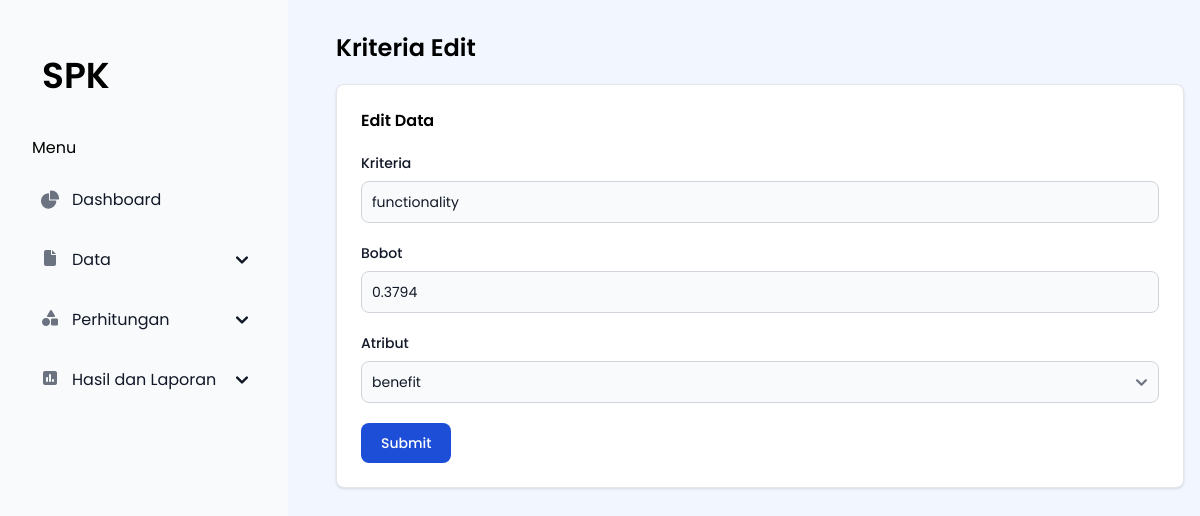
The page /kriteria-edit.php?edit=1 on the database its author committed.
### tables this page shows
CREATE TABLE `kriteria` (
  `id_kriteria` tinyint(4) NOT NULL,
  `nama` varchar(50) NOT NULL,
  `bobot` float NOT NULL,
  `atribut` set('benefit','cost') NOT NULL
);

### kriteria-edit.php (the view, shortened to what this page needs)
<?php
include 'include/conn.php';
$id = $_GET['edit'];
$sql = "SELECT * FROM kriteria WHERE id_kriteria = '$id' ";
$result = $conn->query($sql);
$row = $result->fetch_array();
?>
<!DOCTYPE html>
<html lang="en">
<head>
    <link rel="stylesheet" href="assets/css/style.css">
    <link rel="stylesheet" href="https://cdnjs.cloudflare.com/ajax/libs/font-awesome/6.5.1/css/all.min.css" />
    <link href="https://cdnjs.cloudflare.com/ajax/libs/flowbite/2.3.0/flowbite.min.css" rel="stylesheet" />
    <script src="https://cdn.tailwindcss.com"></script>
</head>
<body class="bg-[#f2f7ff]">
    <?php include "layout/sidebar.php"; ?>
    <div class="p-4 sm:ml-80 mt-4">
        <h1 class="font-semibold text-2xl mb-5">Kriteria Edit</h1>
        <div class="p-6 bg-white border border-gray-200 rounded-lg shadow">
            <h1 class="font-semibold">Edit Data</h1>
            <form action="kriteria-update.php" method="POST" class="mt-5">
                <div class="mb-5">
                    <label for="text" class="block mb-2 text-sm font-medium text-gray-900">Kriteria</label>
                    <input type="text" class="bg-gray-50 border border-gray-300 text-gray-900 text-sm rounded-lg focus:ring-blue-500 focus:border-blue-500 block w-full p-2.5" name="nama" value="<?= $row['nama']; ?>" required />
                </div>
                <div class="mb-5">
                    <label for="text" class="block mb-2 text-sm font-medium text-gray-900">Bobot</label>
                    <input type="text" class="bg-gray-50 border border-gray-300 text-gray-900 text-sm rounded-lg focus:ring-blue-500 focus:border-blue-500 block w-full p-2.5" name="bobot" value="<?= $row['bobot']; ?>" required />
                </div>
                <div class="mb-5">
                    <label for="text" class="block mb-2 text-sm font-medium text-gray-900">Atribut</label>
                    <select name="atribut" class="bg-gray-50 border border-gray-300 text-gray-900 text-sm rounded-lg focus:ring-blue-500 focus:border-blue-500 block w-full p-2.5">
                        <option value="benefit" <?= $row['atribut'] == 'benefit' ? 'selected' : ''; ?>>benefit</option>
                    </select>
                </div>
                <button type="submit" class="text-white bg-blue-700 hover:bg-blue-800 focus:ring-4 focus:outline-none focus:ring-blue-300 font-medium rounded-lg text-sm w-full sm:w-auto px-5 py-2.5 text-center">Submit</button>
            </form>
        </div>
    </div>
</body>
</html>

### assets/css/style.css (style rules this page uses)
html { scroll-behavior: smooth; }
body { font-family: Poppins; }

### rows shown on the page
kriteria: nama "functionality", bobot "0.3794", atribut "benefit"
